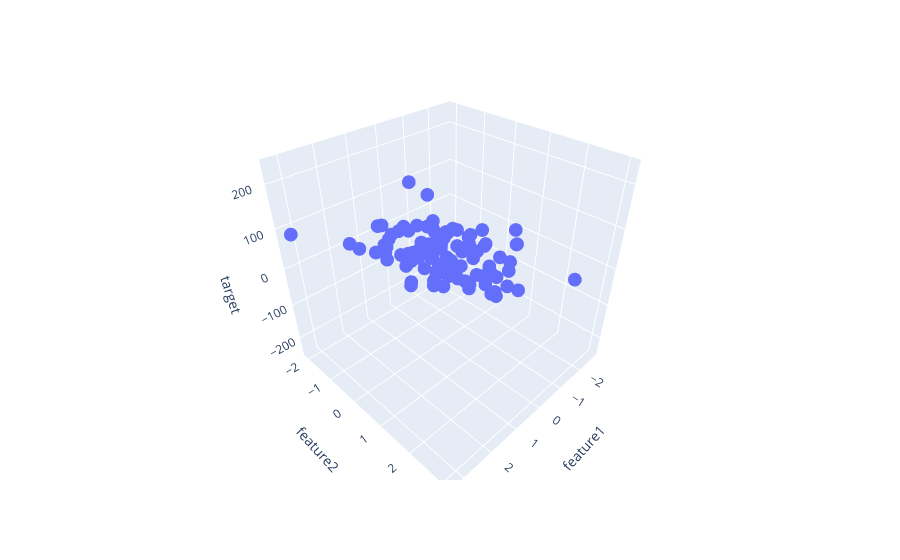

The cell this chart's notebook holds for it:
### Code cell
fig = px.scatter_3d(df, x='feature1', y='feature2', z='target')

fig.show()
     

from sklearn.model_selection import train_test_split
X_train,X_test,y_train,y_test = train_test_split(X,y,test_size=0.2,random_state=3)
     

from sklearn.linear_model import LinearRegression
     

lr = LinearRegression()
     

lr.fit(X_train,y_train)
     
LinearRegression(copy_X=True, fit_intercept=True, n_jobs=None,)

y_pred = lr.predict(X_test)
     

print("MAE",mean_absolute_error(y_test,y_pred))
print("MSE",mean_squared_error(y_test,y_pred))
print("R2 score",r2_score(y_test,y_pred))
